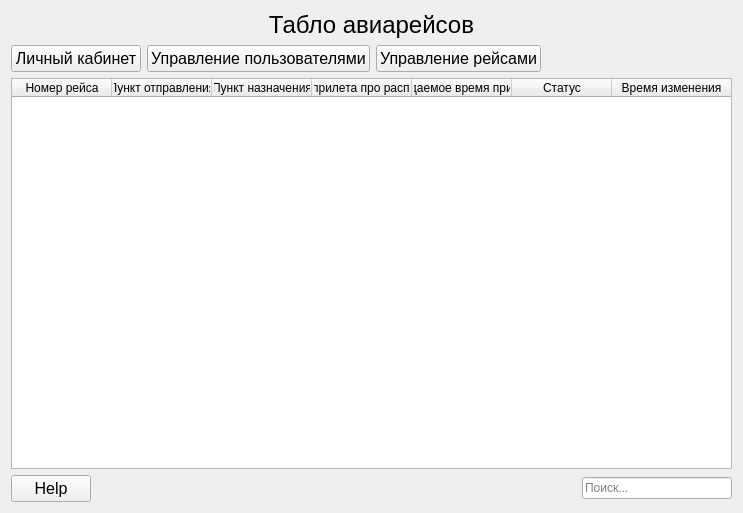
<?xml version="1.0" encoding="UTF-8"?>
<ui version="4.0">
 <class>MainWindow</class>
 <widget class="QWidget" name="MainWindow">
  <property name="geometry">
   <rect>
    <x>0</x>
    <y>0</y>
    <width>743</width>
    <height>513</height>
   </rect>
  </property>
  <property name="windowTitle">
   <string>mainwindow</string>
  </property>
  <layout class="QGridLayout" name="gridLayout">
   <item row="0" column="0">
    <widget class="QLabel" name="label">
     <property name="font">
      <font>
       <pointsize>18</pointsize>
      </font>
     </property>
     <property name="text">
      <string>Табло авиарейсов</string>
     </property>
     <property name="textFormat">
      <enum>Qt::AutoText</enum>
     </property>
     <property name="alignment">
      <set>Qt::AlignCenter</set>
     </property>
    </widget>
   </item>
   <item row="1" column="0">
    <layout class="QVBoxLayout" name="verticalLayout">
     <item>
      <layout class="QHBoxLayout" name="horizontalLayout">
       <item>
        <widget class="QPushButton" name="infoUser">
         <property name="font">
          <font>
           <pointsize>12</pointsize>
          </font>
         </property>
         <property name="cursor">
          <cursorShape>PointingHandCursor</cursorShape>
         </property>
         <property name="mouseTracking">
          <bool>false</bool>
         </property>
         <property name="whatsThis">
          <string>&lt;html&gt;&lt;head/&gt;&lt;body&gt;&lt;p&gt;Здесь можно сменить аккаунт или посмотреть информацию по личному кабинету, т.е. логин и статус. Данное окно доступно всем пользователям&lt;/p&gt;&lt;/body&gt;&lt;/html&gt;</string>
         </property>
         <property name="styleSheet">
          <string notr="true"/>
         </property>
         <property name="text">
          <string>Личный кабинет</string>
         </property>
         <property name="checkable">
          <bool>false</bool>
         </property>
         <property name="autoRepeat">
          <bool>false</bool>
         </property>
        </widget>
       </item>
       <item>
        <widget class="QPushButton" name="controlusers">
         <property name="font">
          <font>
           <pointsize>12</pointsize>
          </font>
         </property>
         <property name="cursor">
          <cursorShape>PointingHandCursor</cursorShape>
         </property>
         <property name="mouseTracking">
          <bool>false</bool>
         </property>
         <property name="whatsThis">
          <string>&lt;html&gt;&lt;head/&gt;&lt;body&gt;&lt;p&gt;Данное меню позволяет&lt;span style=&quot; font-weight:600;&quot;&gt; администраторам &lt;/span&gt;добавлять, изменять, получать или удалять информацию об аккаунтах пользователей.&lt;/p&gt;&lt;/body&gt;&lt;/html&gt;</string>
         </property>
         <property name="text">
          <string>Управление пользователями</string>
         </property>
         <property name="checkable">
          <bool>false</bool>
         </property>
         <property name="autoRepeat">
          <bool>false</bool>
         </property>
        </widget>
       </item>
       <item>
        <widget class="QPushButton" name="controlflight">
         <property name="font">
          <font>
           <pointsize>12</pointsize>
          </font>
         </property>
         <property name="cursor">
          <cursorShape>PointingHandCursor</cursorShape>
         </property>
         <property name="whatsThis">
          <string>&lt;html&gt;&lt;head/&gt;&lt;body&gt;&lt;p&gt;Данное окно пзволяет &lt;span style=&quot; font-weight:600;&quot;&gt;администраторам&lt;/span&gt; и &lt;span style=&quot; font-weight:600;&quot;&gt;диспетчерам&lt;/span&gt; изменять информацию о рейсах. &lt;/p&gt;&lt;/body&gt;&lt;/html&gt;</string>
         </property>
         <property name="text">
          <string>Управление рейсами</string>
         </property>
        </widget>
       </item>
       <item>
        <spacer name="horizontalSpacer_3">
         <property name="orientation">
          <enum>Qt::Horizontal</enum>
         </property>
         <property name="sizeHint" stdset="0">
          <size>
           <width>40</width>
           <height>20</height>
          </size>
         </property>
        </spacer>
       </item>
      </layout>
     </item>
     <item>
      <widget class="QTableWidget" name="Board_flight">
       <property name="whatsThis">
        <string>&lt;html&gt;&lt;head/&gt;&lt;body&gt;&lt;p&gt;Табло авиарейсов. Здесь отображается вся имеющеюся информация о рейсах с расписанием. &lt;/p&gt;&lt;/body&gt;&lt;/html&gt;</string>
       </property>
       <property name="editTriggers">
        <set>QAbstractItemView::NoEditTriggers</set>
       </property>
       <property name="selectionBehavior">
        <enum>QAbstractItemView::SelectRows</enum>
       </property>
       <attribute name="horizontalHeaderStretchLastSection">
        <bool>true</bool>
       </attribute>
       <column>
        <property name="text">
         <string>Номер рейса</string>
        </property>
       </column>
       <column>
        <property name="text">
         <string>Пункт отправления</string>
        </property>
       </column>
       <column>
        <property name="text">
         <string>Пункт назначения</string>
        </property>
       </column>
       <column>
        <property name="text">
         <string>Время прилета про расписанию</string>
        </property>
       </column>
       <column>
        <property name="text">
         <string>Ожидаемое время прилета</string>
        </property>
       </column>
       <column>
        <property name="text">
         <string>Статус</string>
        </property>
       </column>
       <column>
        <property name="text">
         <string>Время изменения</string>
        </property>
        <property name="textAlignment">
         <set>AlignCenter</set>
        </property>
       </column>
      </widget>
     </item>
     <item>
      <layout class="QHBoxLayout" name="horizontalLayout_3">
       <item>
        <widget class="QPushButton" name="pushButton">
         <property name="font">
          <font>
           <pointsize>12</pointsize>
          </font>
         </property>
         <property name="text">
          <string>Help</string>
         </property>
        </widget>
       </item>
       <item>
        <spacer name="horizontalSpacer_2">
         <property name="orientation">
          <enum>Qt::Horizontal</enum>
         </property>
         <property name="sizeHint" stdset="0">
          <size>
           <width>40</width>
           <height>20</height>
          </size>
         </property>
        </spacer>
       </item>
       <item>
        <widget class="QLineEdit" name="lineFind">
         <property name="minimumSize">
          <size>
           <width>150</width>
           <height>0</height>
          </size>
         </property>
         <property name="maximumSize">
          <size>
           <width>150</width>
           <height>16777215</height>
          </size>
         </property>
         <property name="sizeIncrement">
          <size>
           <width>150</width>
           <height>0</height>
          </size>
         </property>
         <property name="baseSize">
          <size>
           <width>150</width>
           <height>0</height>
          </size>
         </property>
         <property name="cursor">
          <cursorShape>IBeamCursor</cursorShape>
         </property>
         <property name="text">
          <string/>
         </property>
         <property name="placeholderText">
          <string>Поиск...</string>
         </property>
        </widget>
       </item>
      </layout>
     </item>
    </layout>
   </item>
  </layout>
 </widget>
 <resources/>
 <connections/>
 <slots>
  <slot>DisplayHelp()</slot>
 </slots>
</ui>
